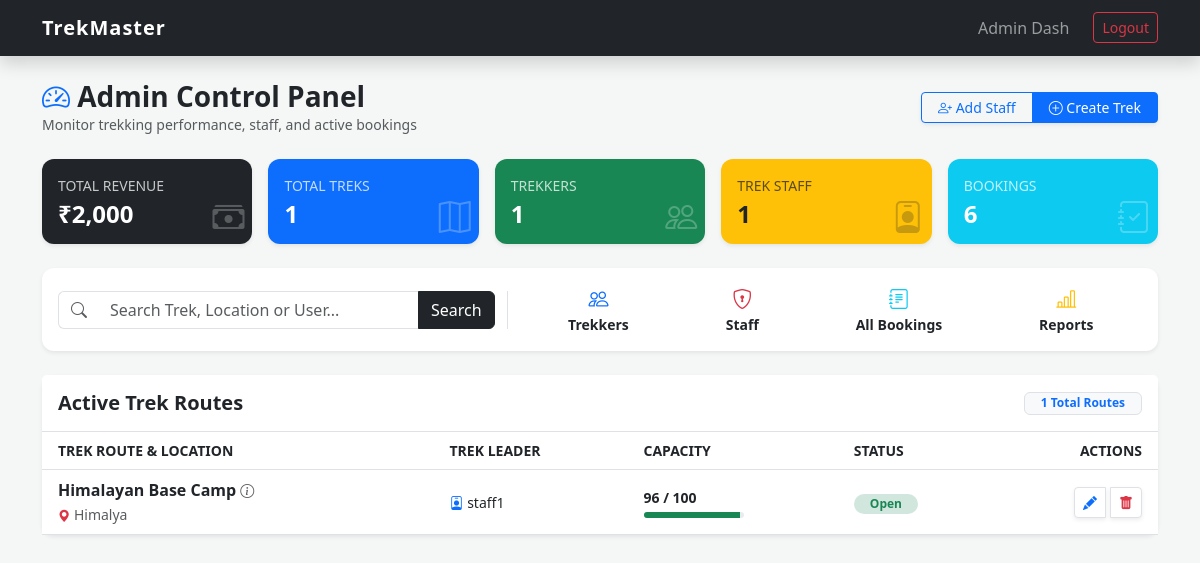
Screenshot of /admin_dashboard (signed in) with the database file from the repository.
### models.py (models this page shows)
class Trek(db.Model):
    __tablename__ = 'trek'
    id = db.Column(db.Integer, primary_key=True)
    name = db.Column(db.String(100), nullable=False)
    location = db.Column(db.String(100), nullable=False)
    difficulty = db.Column(db.String(20), nullable=False) # 'Easy', 'Moderate', 'Hard'
    duration = db.Column(db.Integer, nullable=False)
    total_slots = db.Column(db.Integer, nullable=False)
    available_slots = db.Column(db.Integer, nullable=False)
    status = db.Column(db.String(20), default='Pending') # 'Open', 'Closed', 'Completed'
    start_date = db.Column(db.Date, nullable=False)
    end_date = db.Column(db.Date, nullable=False)
    staff_id = db.Column(db.Integer, db.ForeignKey('staff_profile.id'), nullable=True)
    price_per_person = db.Column(db.Float, default=0.0)
    description = db.Column(db.Text)
    created_at = db.Column(db.DateTime, default=datetime.utcnow) # [NEW] Sorting ke liye (Latest treks first)
    bookings = db.relationship('Booking', backref='trek_ref', lazy=True, cascade="all, delete-orphan")

class StaffProfile(db.Model):
    __tablename__ = 'staff_profile'
    id = db.Column(db.Integer, primary_key=True)
    user_id = db.Column(db.Integer, db.ForeignKey('user.id'), nullable=False)
    name = db.Column(db.String(100), nullable=False)
    contact_details = db.Column(db.String(15), nullable=False)
    status = db.Column(db.String(20), default='Available')
    bio = db.Column(db.Text)
    assigned_treks = db.relationship('Trek', backref='leader', lazy=True)

### app.py (the view)
@app.route('/admin_dashboard')
def admin_dashboard():
    if session.get('role') != 'Admin': return redirect(url_for('login'))
    search_q = request.args.get('search', '')
    found_users = []
    if search_q:
        treks = Trek.query.filter((Trek.name.contains(search_q)) | (Trek.location.contains(search_q))).all()
        found_users = User.query.filter(User.username.contains(search_q)).all()
    else:
        treks = Trek.query.all()
    stats = {
        't_treks': Trek.query.count(),
        't_users': User.query.filter_by(role='User').count(),
        't_staff': User.query.filter_by(role='Staff').count(),
        't_bookings': Booking.query.count()
    }
    total_revenue = db.session.query(db.func.sum(Booking.total_amount)).filter(Booking.status == 'Booked').scalar() or 0
    return render_template('admin/admin_dashboard.html', total_revenue=total_revenue, treks=treks, found_users=found_users, **stats)

### templates/admin/admin_dashboard.html (shortened to what this page needs)
{% extends "base.html" %}
{% block content %}
<div class="row align-items-center mb-4">
    <div class="col-md-6">
        <h3 class="fw-bold text-dark mb-0"><i class="bi bi-speedometer2 text-primary"></i> Admin Control Panel</h3>
        <p class="text-muted small mb-0">Monitor trekking performance, staff, and active bookings</p>
    </div>
    <div class="col-md-6 text-md-end mt-3 mt-md-0">
        <div class="btn-group shadow-sm">
            <a href="/admin/add_staff" class="btn btn-outline-primary btn-sm px-3"><i class="bi bi-person-plus"></i> Add Staff</a>
            <a href="/admin/add_trek" class="btn btn-primary btn-sm px-3"><i class="bi bi-plus-circle"></i> Create Trek</a>
        </div>
    </div>
</div>
<div class="row g-3 mb-4">
    <div class="col-lg col-md-4 col-6">
        <div class="card border-0 shadow-sm bg-dark text-white h-100">
            <div class="card-body p-3">
                <small class="text-uppercase opacity-75 d-block mb-1">Total Revenue</small>
                <h4 class="fw-bold mb-0">₹{{ "{:,.0f}".format(total_revenue) }}</h4>
                <i class="bi bi-cash-stack position-absolute end-0 bottom-0 m-2 opacity-25 h2"></i>
            </div>
        </div>
    </div>
    <div class="col-lg col-md-4 col-6">
        <div class="card border-0 shadow-sm bg-primary text-white h-100">
            <div class="card-body p-3">
                <small class="text-uppercase opacity-75 d-block mb-1">Total Treks</small>
                <h4 class="fw-bold mb-0">{{ t_treks }}</h4>
                <i class="bi bi-map position-absolute end-0 bottom-0 m-2 opacity-25 h2"></i>
            </div>
        </div>
    </div>
    <div class="col-lg col-md-4 col-6">
        <div class="card border-0 shadow-sm bg-success text-white h-100">
            <div class="card-body p-3">
                <small class="text-uppercase opacity-75 d-block mb-1">Trekkers</small>
                <h4 class="fw-bold mb-0">{{ t_users }}</h4>
                <i class="bi bi-people position-absolute end-0 bottom-0 m-2 opacity-25 h2"></i>
            </div>
        </div>
    </div>
    <div class="col-lg col-md-6 col-6">
        <div class="card border-0 shadow-sm bg-warning text-dark h-100">
            <div class="card-body p-3">
                <small class="text-uppercase opacity-75 d-block mb-1">Trek Staff</small>
                <h4 class="fw-bold mb-0">{{ t_staff }}</h4>
                <i class="bi bi-person-badge position-absolute end-0 bottom-0 m-2 opacity-25 h2"></i>
            </div>
        </div>
    </div>
    <div class="col-lg col-md-6 col-12">
        <div class="card border-0 shadow-sm bg-info text-white h-100">
            <div class="card-body p-3">
                <small class="text-uppercase opacity-75 d-block mb-1">Bookings</small>
                <h4 class="fw-bold mb-0">{{ t_bookings }}</h4>
                <i class="bi bi-journal-check position-absolute end-0 bottom-0 m-2 opacity-25 h2"></i>
            </div>
        </div>
    </div>
</div>
<div class="card shadow-sm border-0 mb-4">
    <div class="card-body p-3">
        <div class="row align-items-center">
            <div class="col-lg-5 mb-3 mb-lg-0 border-end-lg">
                <form class="d-flex" method="GET" action="/admin_dashboard">
                    <div class="input-group">
                        <span class="input-group-text bg-white border-end-0 text-muted"><i class="bi bi-search"></i></span>
                        <input type="text" name="search" class="form-control border-start-0 shadow-none" placeholder="Search Trek, Location or User..." value="{{ request.args.get('search', '') }}">
                        <button type="submit" class="btn btn-dark">Search</button>
                    </div>
                </form>
            </div>
            <div class="col-lg-7">
                <div class="d-flex justify-content-around text-center">
                    <a href="/admin/manage_trekkers" class="text-decoration-none text-dark small fw-bold"><i class="bi bi-people text-primary d-block fs-5"></i> Trekkers</a>
                    <a href="/admin/manage_staff" class="text-decoration-none text-dark small fw-bold"><i class="bi bi-shield-lock text-danger d-block fs-5"></i> Staff</a>
                    <a href="/admin/all_bookings" class="text-decoration-none text-dark small fw-bold"><i class="bi bi-journal-text text-info d-block fs-5"></i> All Bookings</a>
                    <a href="/admin/reports" class="text-decoration-none text-dark small fw-bold"><i class="bi bi-bar-chart-line text-warning d-block fs-5"></i> Reports</a>
                </div>
            </div>
        </div>
    </div>
</div>
<div class="card shadow-sm border-0 mb-5">
    <div class="card-header bg-white py-3 border-bottom d-flex justify-content-between align-items-center">
        <h5 class="mb-0 fw-bold">Active Trek Routes</h5>
        <span class="badge bg-light text-primary border px-3">{{ treks|length }} Total Routes</span>
    </div>
    <div class="table-responsive">
        <table class="table table-hover align-middle mb-0">
            <thead class="bg-light text-muted small fw-bold text-uppercase">
                <tr>
                    <th class="ps-3">Trek Route & Location</th>
                    <th>Trek Leader</th>
                    <th>Capacity</th>
                    <th>Status</th>
                    <th class="text-end pe-3">Actions</th>
                </tr>
            </thead>
            <tbody>
                {% for trek in treks %}
                <tr>
                    <td class="ps-3">
                        <a href="#" class="text-decoration-none fw-bold text-dark d-block" data-bs-toggle="modal" data-bs-target="#trekModal{{ trek.id }}">
                            {{ trek.name }} <i class="bi bi-info-circle small text-muted"></i>
                        </a>
                        <small class="text-muted"><i class="bi bi-geo-alt-fill text-danger small"></i> {{ trek.location }}</small>
                    </td>
                    <td>
                        {% set leader = trek.leader or trek.staff_ref %}
                        <span class="small"><i class="bi bi-person-badge text-primary"></i> {{ leader.name if leader else 'Unassigned' }}</span>
                    </td>
                    <td>
                        <div class="small mb-1 fw-bold">{{ trek.available_slots }} / {{ trek.total_slots }}</div>
                        <div class="progress" style="height: 6px; width: 100px;">
                            {% set percent = (trek.available_slots / trek.total_slots * 100)|int %}
                            <div class="progress-bar {% if percent > 60 %}bg-success{% elif percent > 20 %}bg-warning{% else %}bg-danger{% endif %}" style="width: {{ percent }}%"></div>
                        </div>
                    </td>
                    <td>
                        <span class="badge rounded-pill {% if trek.status=='Open' %}bg-success-light text-success{% else %}bg-secondary-light text-muted{% endif %} px-3">
                            {{ trek.status }}
                        </span>
                    </td>
                    <td class="text-end pe-3">
                        <div class="btn-group">
                            <a href="/admin/edit_trek/{{ trek.id }}" class="btn btn-sm btn-white border shadow-sm" title="Edit"><i class="bi bi-pencil-fill text-primary"></i></a>
                            <a href="/admin/delete_trek/{{ trek.id }}" class="btn btn-sm btn-white border shadow-sm ms-1" onclick="return confirm('Delete this trek?')" title="Delete"><i class="bi bi-trash-fill text-danger"></i></a>
                        </div>
                    </td>
                </tr>
                {% endfor %}
            </tbody>
        </table>
    </div>
</div>
{% endblock %}

### templates/base.html (style rules this page uses)
body { background-color: #f4f7f6; font-family: 'Segoe UI', Tahoma, Geneva, Verdana, sans-serif; }
.card { border: none; border-radius: 12px; transition: 0.3s; }

### templates/admin/admin_dashboard.html (style rules this page uses)
.bg-success-light { background-color: #d1e7dd; color: #0f5132; }
.btn-white { background-color: white; }
.border-end-lg { border-right: 1px solid #dee2e6; }

### rows the page displays
Trek: name "Himalayan Base Camp", location "Himalya", available_slots "96", total_slots "100", status "Open"
StaffProfile: name "staff1"

### other values shown
{{ "{:,.0f}".format(total_revenue) }} "2,000"
{{ t_treks }} "1"
{{ t_users }} "1"
{{ t_staff }} "1"
{{ t_bookings }} "6"
{{ treks|length }} "1"
